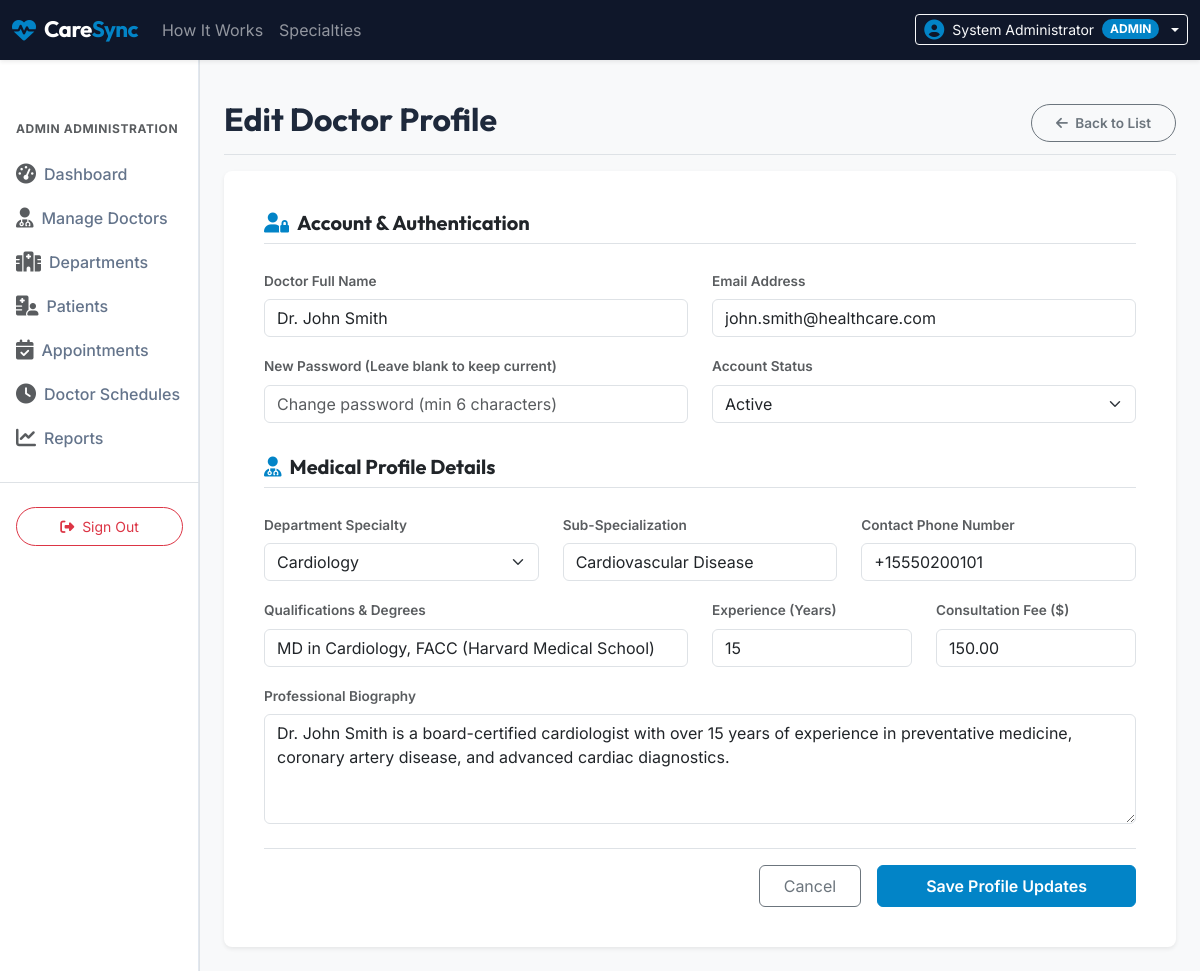
Screenshot of /admin/doctor-edit.php?id=1 (signed in) with the database file from the repository.
### tables this page shows
CREATE TABLE `doctors` (
  `id` INT AUTO_INCREMENT PRIMARY KEY,
  `user_id` INT NOT NULL,
  `department_id` INT NOT NULL,
  `specialization` VARCHAR(100) NOT NULL,
  `qualification` VARCHAR(255) NOT NULL,
  `experience` INT NOT NULL COMMENT 'Experience in years',
  `consultation_fee` DECIMAL(10, 2) NOT NULL,
  `phone` VARCHAR(20) NOT NULL,
  `bio` TEXT NOT NULL,
  `image` VARCHAR(255) DEFAULT NULL,
  `status` ENUM('active', 'inactive') NOT NULL DEFAULT 'active',
  `created_at` TIMESTAMP DEFAULT CURRENT_TIMESTAMP,
  FOREIGN KEY (`user_id`) REFERENCES `users` (`id`) ON DELETE CASCADE,
  FOREIGN KEY (`department_id`) REFERENCES `departments` (`id`) ON DELETE RESTRICT
);

CREATE TABLE `users` (
  `id` INT AUTO_INCREMENT PRIMARY KEY,
  `name` VARCHAR(100) NOT NULL,
  `email` VARCHAR(100) NOT NULL UNIQUE,
  `password` VARCHAR(255) NOT NULL,
  `role` ENUM('admin', 'doctor', 'patient') NOT NULL,
  `status` ENUM('active', 'inactive') NOT NULL DEFAULT 'active',
  `created_at` TIMESTAMP DEFAULT CURRENT_TIMESTAMP
);

CREATE TABLE `departments` (
  `id` INT AUTO_INCREMENT PRIMARY KEY,
  `name` VARCHAR(100) NOT NULL UNIQUE,
  `description` TEXT NOT NULL,
  `status` ENUM('active', 'inactive') NOT NULL DEFAULT 'active',
  `created_at` TIMESTAMP DEFAULT CURRENT_TIMESTAMP
);

### includes/functions.php (called while the page is built, shortened)
<?php
function sanitize($data) {
    return htmlspecialchars(trim($data), ENT_QUOTES, 'UTF-8');
}
?>

### admin/doctor-edit.php (the view, shortened to what this page needs)
<?php
require_once __DIR__ . '/../includes/header.php';
require_once __DIR__ . '/../config/database.php';
$doctorId = (int)($_GET['id'] ?? 0);
try {
    $stmt = $pdo->prepare("
        SELECT d.*, u.name, u.email
        FROM doctors d
        JOIN users u ON d.user_id = u.id
        WHERE d.id = ? LIMIT 1
    ");
    $stmt->execute([$doctorId]);
    $doctor = $stmt->fetch();
} catch (PDOException $e) {
    $error = "Failed to load doctor record: " . $e->getMessage();
}
$departments = [];
try {
    $depStmt = $pdo->query("SELECT * FROM departments WHERE status = 'active' ORDER BY name ASC");
    $departments = $depStmt->fetchAll();
} catch (PDOException $e) {
    $error = "Failed to load departments: " . $e->getMessage();
}
?>
<div class="d-flex justify-content-between flex-wrap flex-md-nowrap align-items-center pt-3 pb-2 mb-3 border-bottom">
    <h1 class="h2 font-outfit fw-bold text-dark-blue">Edit Doctor Profile</h1>
    <div class="btn-toolbar mb-2 mb-md-0">
        <a href="doctors.php" class="btn btn-outline-secondary rounded-pill px-4 py-2 fs-8 fw-semibold">
            <i class="fa-solid fa-arrow-left me-1"></i> Back to List
        </a>
    </div>
</div>
<div class="card border-0 shadow-sm rounded-3 bg-white p-4">
    <div class="card-body">
        <form action="doctor-edit.php?id=<?php echo $doctorId; ?>" method="POST" class="needs-validation" novalidate>
            <h5 class="font-outfit fw-bold text-dark-blue mb-4 border-bottom pb-2"><i class="fa-solid fa-user-lock text-medical-blue me-2"></i>Account & Authentication</h5>
            <div class="row">
                <div class="col-md-6 mb-3">
                    <label for="name" class="form-label fs-8 text-muted fw-semibold">Doctor Full Name</label>
                    <input type="text" class="form-control" id="name" name="name" value="<?php echo sanitize($doctor['name']); ?>" placeholder="Dr. John Doe" required>
                </div>
                <div class="col-md-6 mb-3">
                    <label for="email" class="form-label fs-8 text-muted fw-semibold">Email Address</label>
                    <input type="email" class="form-control" id="email" name="email" value="<?php echo sanitize($doctor['email']); ?>" placeholder="doctor@care.com" required>
                </div>
                <div class="col-md-6 mb-3">
                    <label for="password" class="form-label fs-8 text-muted fw-semibold">New Password (Leave blank to keep current)</label>
                    <input type="password" class="form-control" id="password" name="password" placeholder="Change password (min 6 characters)">
                </div>
                <div class="col-md-6 mb-4">
                    <label for="status" class="form-label fs-8 text-muted fw-semibold">Account Status</label>
                    <select class="form-select" id="status" name="status" required>
                        <option value="active" <?php echo $doctor['status'] === 'active' ? 'selected' : ''; ?>>Active</option>
                    </select>
                </div>
            </div>
            <h5 class="font-outfit fw-bold text-dark-blue mb-4 border-bottom pb-2 mt-2"><i class="fa-solid fa-user-md text-medical-blue me-2"></i>Medical Profile Details</h5>
            <div class="row">
                <div class="col-md-4 mb-3">
                    <label for="department_id" class="form-label fs-8 text-muted fw-semibold">Department Specialty</label>
                    <select class="form-select" id="department_id" name="department_id" required>
                        <?php foreach ($departments as $dept): ?>
                            <option value="<?php echo $dept['id']; ?>" <?php echo $doctor['department_id'] == $dept['id'] ? 'selected' : ''; ?>><?php echo sanitize($dept['name']); ?></option>
                        <?php endforeach; ?>
                    </select>
                </div>
                <div class="col-md-4 mb-3">
                    <label for="specialization" class="form-label fs-8 text-muted fw-semibold">Sub-Specialization</label>
                    <input type="text" class="form-control" id="specialization" name="specialization" value="<?php echo sanitize($doctor['specialization']); ?>" placeholder="e.g. Cardiology" required>
                </div>
                <div class="col-md-4 mb-3">
                    <label for="phone" class="form-label fs-8 text-muted fw-semibold">Contact Phone Number</label>
                    <input type="tel" class="form-control" id="phone" name="phone" value="<?php echo sanitize($doctor['phone']); ?>" placeholder="+1 555-1234" required>
                </div>
                <div class="col-md-6 mb-3">
                    <label for="qualification" class="form-label fs-8 text-muted fw-semibold">Qualifications & Degrees</label>
                    <input type="text" class="form-control" id="qualification" name="qualification" value="<?php echo sanitize($doctor['qualification']); ?>" placeholder="e.g. MD (Yale)" required>
                </div>
                <div class="col-md-3 mb-3">
                    <label for="experience" class="form-label fs-8 text-muted fw-semibold">Experience (Years)</label>
                    <input type="number" class="form-control" id="experience" name="experience" value="<?php echo sanitize($doctor['experience']); ?>" min="0" placeholder="Years" required>
                </div>
                <div class="col-md-3 mb-3">
                    <label for="consultation_fee" class="form-label fs-8 text-muted fw-semibold">Consultation Fee ($)</label>
                    <input type="number" step="0.01" class="form-control" id="consultation_fee" name="consultation_fee" value="<?php echo sanitize($doctor['consultation_fee']); ?>" min="0" placeholder="Rate" required>
                </div>
                <div class="col-12 mb-4">
                    <label for="bio" class="form-label fs-8 text-muted fw-semibold">Professional Biography</label>
                    <textarea class="form-control" id="bio" name="bio" rows="4" required><?php echo sanitize($doctor['bio']); ?></textarea>
                </div>
            </div>
            <div class="d-flex justify-content-end gap-3 pt-3 border-top">
                <a href="doctors.php" class="btn btn-outline-secondary px-4 py-2">Cancel</a>
                <button type="submit" class="btn btn-medical-blue text-white px-5 py-2 fw-semibold">Save Profile Updates</button>
            </div>
        </form>
    </div>
</div>
<?php
require_once __DIR__ . '/../includes/footer.php';
?>

### assets/css/style.css (style rules this page uses)
:root { --dark-blue: #0f172a; --medical-blue: #0284c7; --medical-light: #e0f2fe; --body-bg: #f8fafc; --text-dark: #1e293b; --text-muted: #64748b; --border-color: #e2e8f0; }
body { font-family: 'Inter', sans-serif; color: var(--text-dark); background-color: var(--body-bg) !important; display: flex; flex-direction: column; min-height: 100vh; }
.font-outfit, h1, h2, h3, h4, h5, h6 { font-family: 'Outfit', sans-serif; }
.text-medical-blue { color: var(--medical-blue) !important; }
.btn-medical-blue { background-color: var(--medical-blue); border-color: var(--medical-blue); color: #fff; }
.fs-8 { font-size: 0.85rem !important; }

### rows the page displays
doctors: name "Dr. John Smith", email "john.smith@healthcare.com", status "Active", department_id "Cardiology", specialization "Cardiovascular Disease", phone "+15550200101", qualification "MD in Cardiology, FACC (Harvard Medical School)", experience "15", consultation_fee "150.00", bio "Dr. John Smith is a board-certified cardiologist with over 15 years of experience in preventative medicine, coronary artery disease, and advanced cardiac diagnostics."

### other values shown
$_SESSION['name'] "System Administrator"
$_SESSION['role'] "ADMIN"
